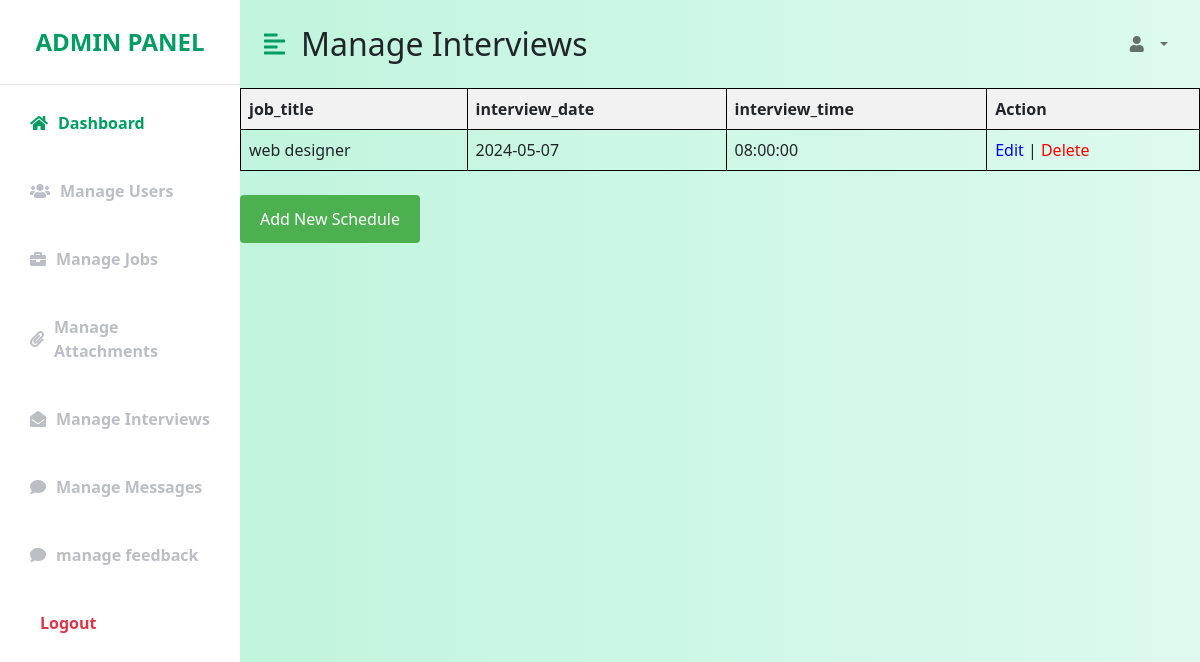
The app's page /manage_interviews.php, older data.
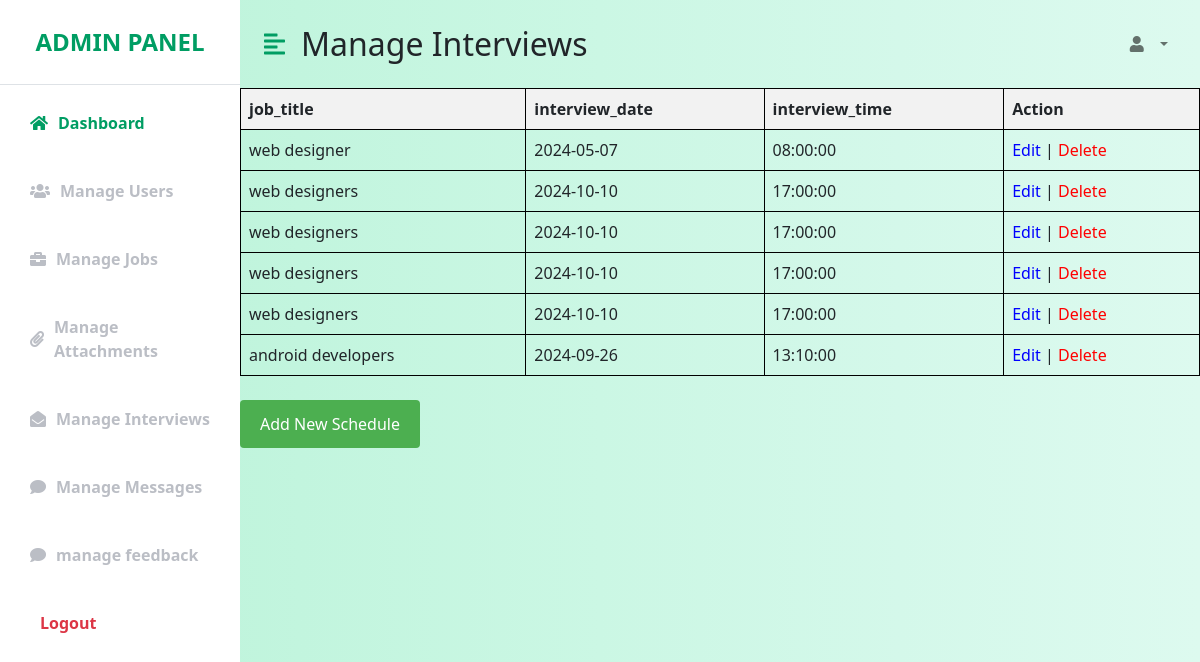
The same page, newer data.
### tables this page shows
CREATE TABLE `interviews` (
  `id` int(11) NOT NULL,
  `job_title` varchar(255) NOT NULL,
  `interview_date` date NOT NULL,
  `interview_time` time NOT NULL
);

### manage_interviews.php (the view, shortened to what the changed rows need)
<!DOCTYPE html>
<html lang="en">
<head>
    <link href="https://cdn.jsdelivr.net/npm/bootstrap@5.0.0-beta3/dist/css/bootstrap.min.css" rel="stylesheet" />
    <link rel="stylesheet" href="https://cdnjs.cloudflare.com/ajax/libs/font-awesome/5.15.3/css/all.min.css" />
    <link rel="stylesheet" href="adminpannel.css" />
</head>
<body>
<div class="d-flex" id="wrapper">
        <div id="page-content-wrapper">
            <nav class="navbar navbar-expand-lg navbar-light bg-transparent py-4 px-4">
                <div class="d-flex align-items-center">
                    <h2 class="fs-2 m-0">Manage Interviews</h2>
                </div>
            </nav>
            <?php
require_once 'connect.php';
$sql = "SELECT * FROM Interviews";
$result = mysqli_query($conn, $sql);
if (mysqli_num_rows($result) > 0) {
    echo "<table style='border-collapse: collapse; width: 100%;'>";
    echo "<tr><th style='background-color: #f2f2f2; border: 1px solid black; text-align: left; padding: 8px;'>job_title</th><th style='background-color: #f2f2f2; border: 1px solid black; text-align: left; padding: 8px;'>interview_date</th><th style='background-color: #f2f2f2; border: 1px solid black; text-align: left; padding: 8px;'>interview_time</th><th style='background-color: #f2f2f2; border: 1px solid black; text-align: left; padding: 8px;'>Action</th></tr>";
    while ($row = mysqli_fetch_assoc($result)) {
        echo "<tr>";
        echo "<td style='border: 1px solid black; text-align: left; padding: 8px;'>" . $row['job_title'] . "</td>";
        echo "<td style='border: 1px solid black; text-align: left; padding: 8px;'>" . $row['interview_date'] . "</td>";
        echo "<td style='border: 1px solid black; text-align: left; padding: 8px;'>" . $row['interview_time'] . "</td>";
        echo "<td style='border: 1px solid black; text-align: left; padding: 8px;'><a href='edit_schedule.php?id=" . $row['id'] . "' style='text-decoration: none; color: blue;'>Edit</a> | <a href='delete_schedule.php?id=" . $row['id'] . "' onclick=\"return confirm('Are you sure you want to delete this job?')\" style='text-decoration: none; color: red;'>Delete</a></td>";
        echo "</tr>";
    }
    echo "</table>";
    echo "<br>";
    echo "<button style='background-color: #4CAF50; color: white; padding: 12px 20px; border: none; border-radius: 4px; cursor: pointer; font-size: 16px; margin-bottom: 20px;'><a href='admin_post_interviews.php' style='text-decoration: none; color: white;'>Add New Schedule</a></button><br><br>";
} else {
    echo "No schedules found.";
}
?>
</body>
</html>

Row changes from the older to the newer data that the page shows:
added interviews: job_title "web designers", interview_date "2024-10-10", interview_time "17:00:00"
added interviews: job_title "web designers", interview_date "2024-10-10", interview_time "17:00:00"
added interviews: job_title "web designers", interview_date "2024-10-10", interview_time "17:00:00"
added interviews: job_title "web designers", interview_date "2024-10-10", interview_time "17:00:00"
added interviews: job_title "android developers", interview_date "2024-09-26", interview_time "13:10:00"
